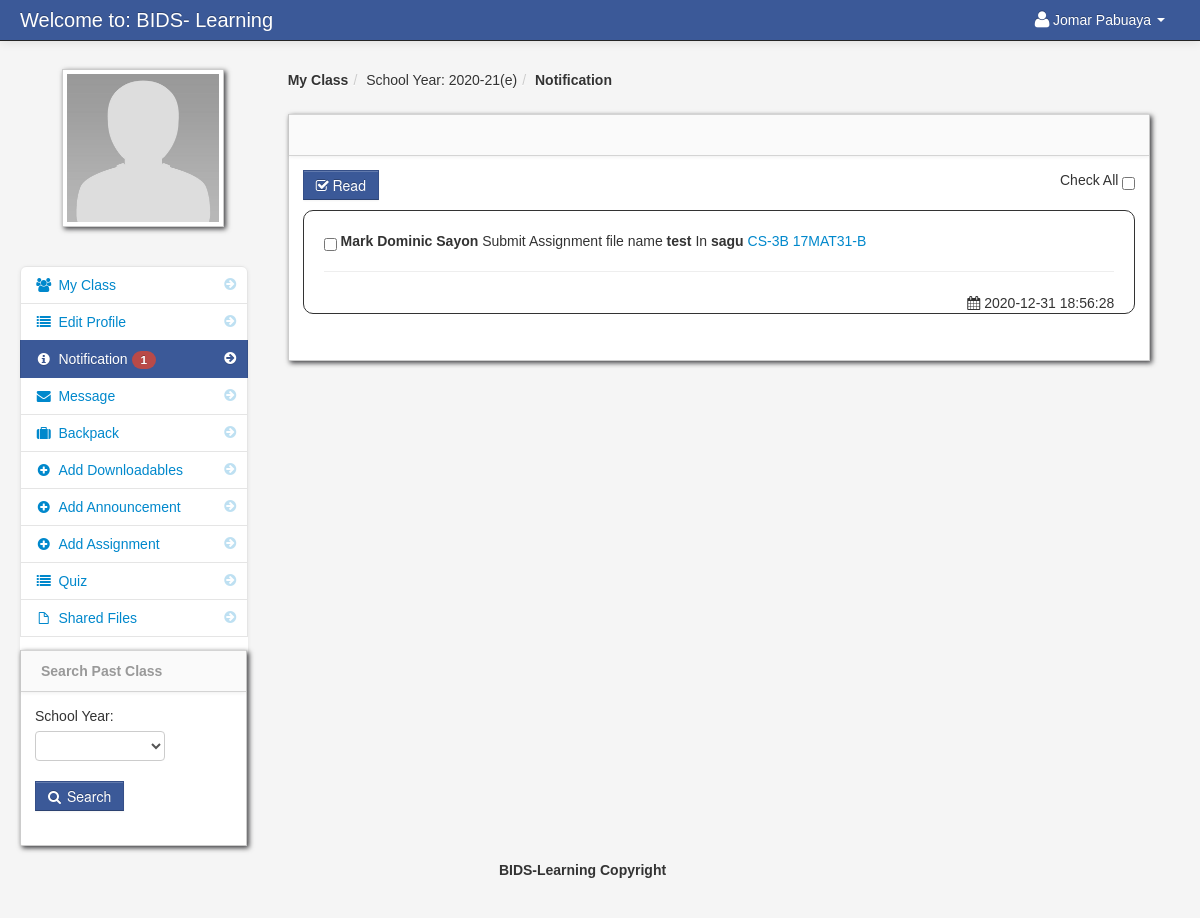
Before: /notification_teacher.php (signed in) with the older database file.
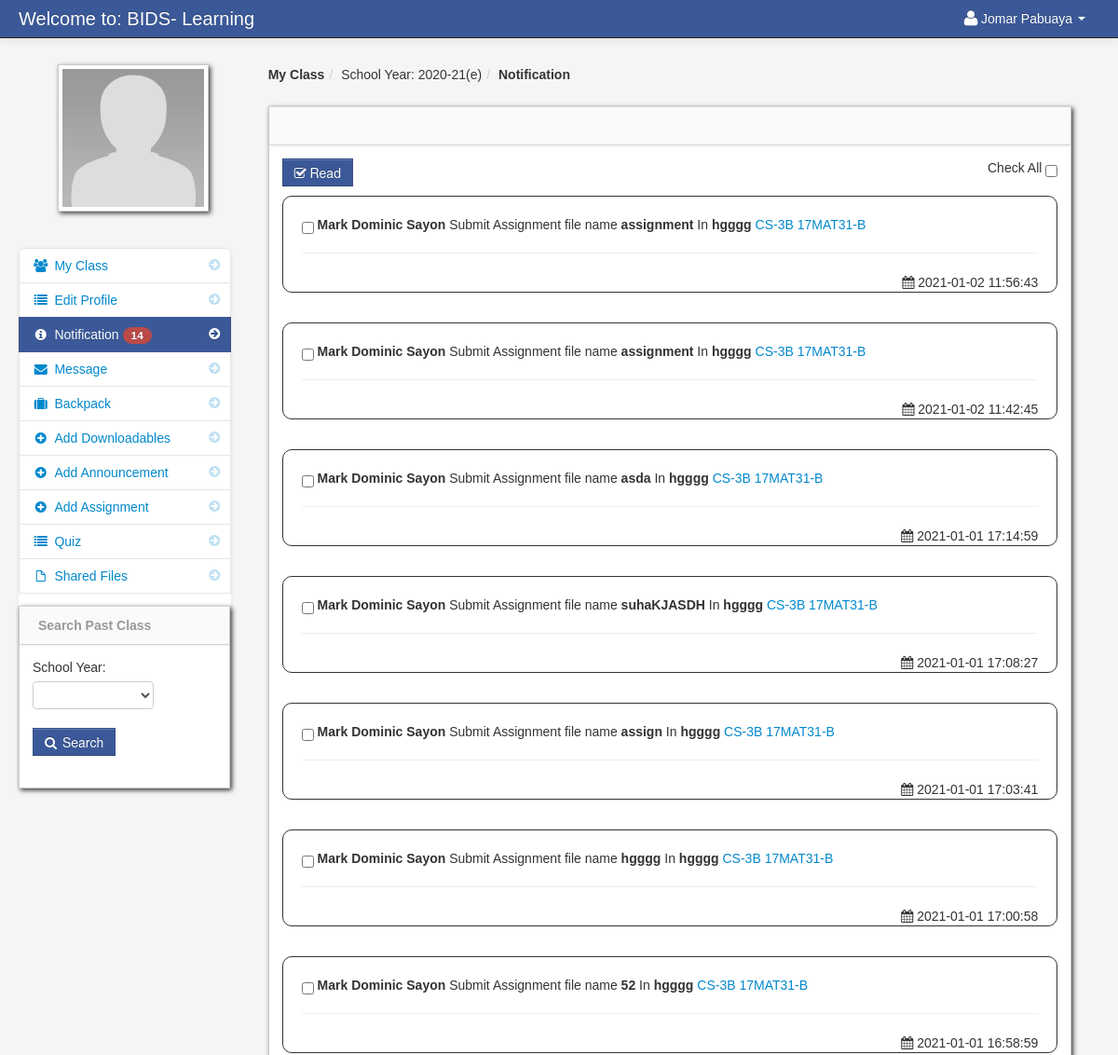
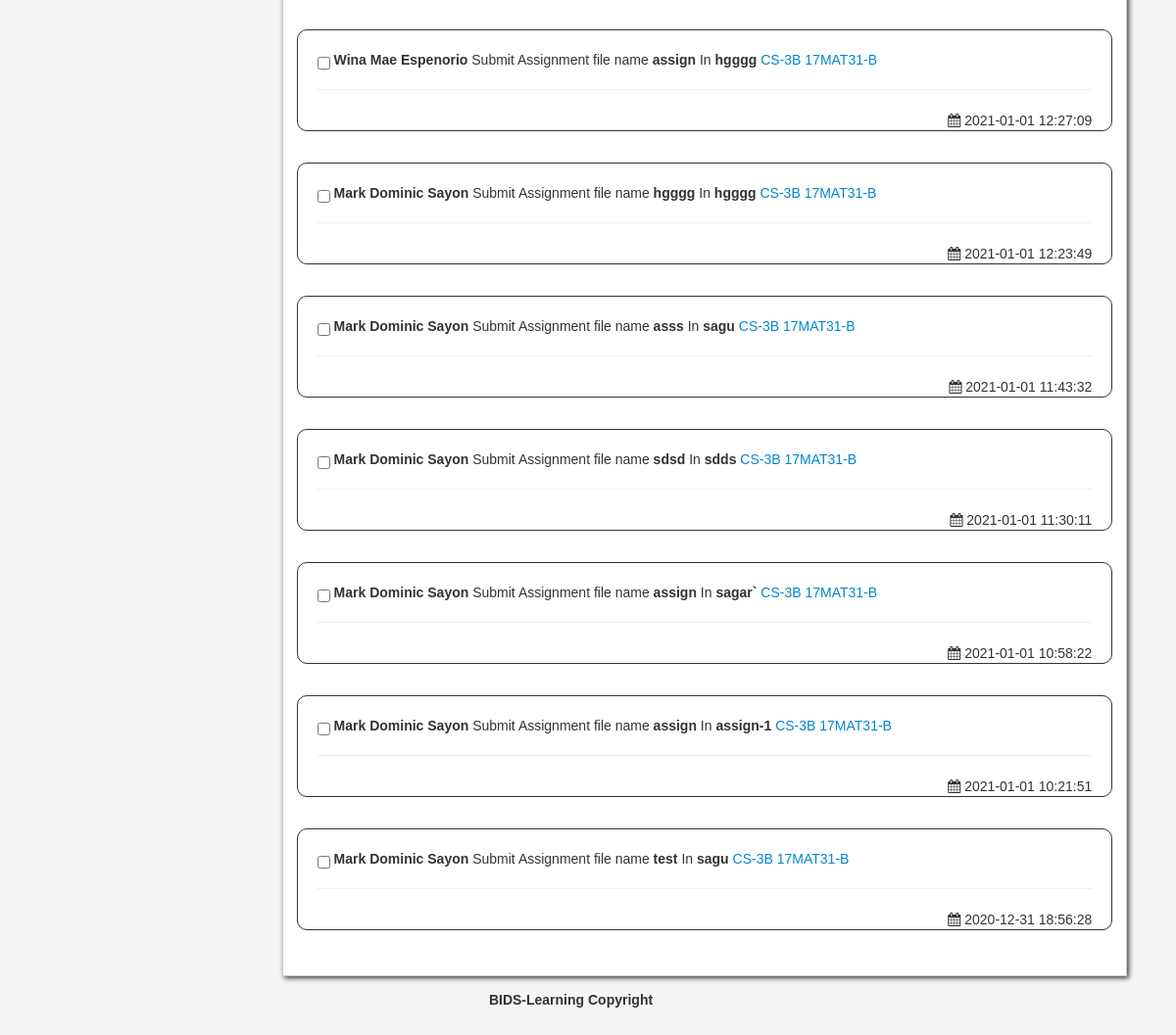
After: the same page with the newer database file (2 pictures, top to bottom).
### tables this page shows
CREATE TABLE `teacher` (
  `teacher_id` int(11) NOT NULL,
  `username` varchar(100) NOT NULL,
  `password` varchar(200) NOT NULL,
  `firstname` varchar(100) NOT NULL,
  `lastname` varchar(100) NOT NULL,
  `department_id` int(11) NOT NULL,
  `location` varchar(200) NOT NULL,
  `about` varchar(500) NOT NULL,
  `teacher_status` varchar(20) NOT NULL,
  `teacher_stat` varchar(100) NOT NULL
);

CREATE TABLE `school_year` (
  `school_year_id` int(11) NOT NULL,
  `school_year` varchar(100) NOT NULL
);

CREATE TABLE `teacher_notification` (
  `teacher_notification_id` int(11) NOT NULL,
  `teacher_class_id` int(11) NOT NULL,
  `notification` varchar(100) NOT NULL,
  `date_of_notification` varchar(100) NOT NULL,
  `link` varchar(100) NOT NULL,
  `student_id` int(11) NOT NULL,
  `assignment_id` int(11) NOT NULL
);

CREATE TABLE `student` (
  `student_id` int(11) NOT NULL,
  `firstname` varchar(100) NOT NULL,
  `lastname` varchar(100) NOT NULL,
  `dob` int(25) NOT NULL,
  `class_id` int(11) NOT NULL,
  `username` varchar(100) NOT NULL,
  `password` varchar(100) NOT NULL,
  `location` varchar(100) NOT NULL,
  `status` varchar(100) NOT NULL,
  `per_no` varchar(25) NOT NULL,
  `gua_no` varchar(25) NOT NULL
);

CREATE TABLE `assignment` (
  `assignment_id` int(11) NOT NULL,
  `floc` varchar(300) NOT NULL,
  `fdatein` varchar(100) NOT NULL,
  `fdesc` varchar(100) NOT NULL,
  `teacher_id` int(11) NOT NULL,
  `class_id` int(11) NOT NULL,
  `fname` varchar(100) NOT NULL,
  `maxmarks` varchar(215) NOT NULL
);

CREATE TABLE `class` (
  `class_id` int(11) NOT NULL,
  `class_name` varchar(100) NOT NULL,
  `did` int(20) NOT NULL
);

CREATE TABLE `subject` (
  `subject_id` int(11) NOT NULL,
  `subject_code` varchar(100) NOT NULL,
  `subject_title` varchar(100) NOT NULL,
  `category` varchar(100) NOT NULL,
  `description` longtext NOT NULL,
  `unit` int(11) NOT NULL,
  `Pre_req` varchar(100) NOT NULL,
  `semester` varchar(100) NOT NULL,
  `cid` int(20) NOT NULL
);

### session.php (called while the page is built, shortened)
<?php
$session_id=$_SESSION['id'];
?>

### teacher_count.php (called while the page is built, shortened)
<?php $query_yes = mysqli_query($conn,"select * from teacher_notification
LEFT JOIN notification_read_teacher on teacher_notification.teacher_notification_id =  notification_read_teacher.notification_id
where teacher_id = '$session_id'
")or die(mysqli_error());
$count_no = mysqli_num_rows($query_yes);
         ?>
<?php $query = mysqli_query($conn,"select * from teacher_notification
LEFT JOIN teacher_class on teacher_class.teacher_class_id = teacher_notification.teacher_class_id
LEFT JOIN student on student.student_id = teacher_notification.student_id
LEFT JOIN assignment on assignment.assignment_id = teacher_notification.assignment_id
LEFT JOIN class on teacher_class.class_id = class.class_id
LEFT JOIN subject on teacher_class.subject_id = subject.subject_id
where teacher_class.teacher_id = '$session_id'
")or die(mysqli_error());
$count = mysqli_num_rows($query);
         ?>
<?php $not_read = $count -  $count_no; ?>

### notification_teacher.php (the view, shortened to what this page needs)
<?php include('header_dashboard.php'); ?>
<?php include('session.php'); ?>
    <body>
		<?php include('navbar_teacher.php'); ?>
        <div class="container-fluid">
            <div class="row-fluid">
				<?php include('teacher_notification_sidebar.php'); ?>
                <div class="span9" id="content">
                     <div class="row-fluid">
					     <ul class="breadcrumb">
						<?php
						$school_year_query = mysqli_query($conn,"select * from school_year order by school_year DESC")or die(mysqli_error());
						$school_year_query_row = mysqli_fetch_array($school_year_query);
						?>
							<li><a href="#"><b>My Class</b></a><span class="divider">/</span></li>
							<li><a href="#">School Year: <?php echo $school_year_query_row['school_year']; ?></a><span class="divider">/</span></li>
							<li><a href="#"><b>Notification</b></a></li>
						</ul>
                        <div id="block_bg" class="block">
                            <div class="navbar navbar-inner block-header">
                            </div>
                            <div class="block-content collapse in">
                                <div class="span12">
							<div class="pull-right">
							Check All <input type="checkbox"  name="selectAll" id="checkAll" />
							</div>
  					<form id="domainTable" action="read_teacher.php" method="post">
						<?php  if($not_read == '0'){
								}else{  ?>
									<button id="delete"  class="btn btn-info" name="read"><i class="icon-check"></i> Read</button>
								<?php  }  ?>
					<?php $query = mysqli_query($conn,"select * from teacher_notification
					LEFT JOIN teacher_class on teacher_class.teacher_class_id = teacher_notification.teacher_class_id
					LEFT JOIN student on student.student_id = teacher_notification.student_id
					LEFT JOIN assignment on assignment.assignment_id = teacher_notification.assignment_id
					LEFT JOIN class on teacher_class.class_id = class.class_id
					LEFT JOIN subject on teacher_class.subject_id = subject.subject_id
					where teacher_class.teacher_id = '$session_id'  order by  teacher_notification.date_of_notification DESC
					")or die(mysqli_error());
					while($row = mysqli_fetch_array($query)){
					$assignment_id = $row['assignment_id'];
					$get_id = $row['teacher_class_id'];
					$id = $row['teacher_notification_id'];
					$query_yes_read = mysqli_query($conn,"select * from notification_read_teacher where notification_id = '$id' and teacher_id = '$session_id'")or die(mysqli_error());
					$read_row = mysqli_fetch_array($query_yes_read);
					$yes = $read_row['student_read'];
					?>
									<div class="post"  id="del<?php echo $id; ?>">
										<?php  if ($yes == 'yes'){
										}else{
										?>
										<input id=""  name="selector[]" type="checkbox" value="<?php echo $id; ?>">
										<?php  } ?>
											<strong><?php echo $row['firstname']." ".$row['lastname'];  ?></strong>
											<?php echo $row['notification']; ?> In <b><?php echo $row['fname']; ?></b>
											<a href="<?php echo $row['link']; ?><?php echo '?id='.$get_id; ?>&<?php echo 'post_id='.$assignment_id; ?>">
											<?php echo $row['class_name']; ?>
											<?php echo $row['subject_code']; ?>
											</a>
										<hr>
										<div class="pull-right">
										<i class="icon-calendar"></i>&nbsp;<?php echo $row['date_of_notification']; ?>
										</div>
											</div>
					<?php
					}
					?>
					</form>
                                </div>
                            </div>
                        </div>
                    </div>
                </div>
            </div>
		<?php include('footer.php'); ?>
        </div>
		<?php include('script.php'); ?>
    </body>
</html>

### header_dashboard.php (shortened to what this page needs)
<!DOCTYPE html>
<html class="no-js">
    <head>
        <link href="admin/bootstrap/css/bootstrap.min.css" rel="stylesheet" media="screen">
        <link href="admin/bootstrap/css/bootstrap-responsive.min.css" rel="stylesheet" media="screen">
        <link href="admin/bootstrap/css/font-awesome.css" rel="stylesheet" media="screen">
        <link href="admin/bootstrap/css/my_style.css" rel="stylesheet" media="screen">
        <link href="admin/bootstrap/css/print.css" rel="stylesheet" media="print">
        <link href="admin/vendors/easypiechart/jquery.easy-pie-chart.css" rel="stylesheet" media="screen">
        <link href="admin/assets/styles.css" rel="stylesheet" media="screen">
		<link href="admin/vendors/fullcalendar/fullcalendar.css" rel="stylesheet" media="screen">
		<link href="admin/assets/DT_bootstrap.css" rel="stylesheet" media="screen">
		<link href="admin/vendors/jGrowl/jquery.jgrowl.css" rel="stylesheet" media="screen">
		<link rel="stylesheet" type="text/css" href="admin/vendors/bootstrap-wysihtml5/src/bootstrap-wysihtml5.css"></link>
		<link href="admin/vendors/jGrowl/jquery.jgrowl.css" rel="stylesheet" media="screen">
    </head>

### navbar_teacher.php (shortened to what this page needs)
	<div class="navbar navbar-fixed-top navbar-inverse">
           <div class="navbar-inner">
               <div class="container-fluid">
                   <a class="brand" href="#">Welcome to: BIDS- Learning</a>
							<div class="nav-collapse collapse">
								<ul class="nav pull-right">
												<?php $query= mysqli_query($conn,"select * from teacher where teacher_id = '$session_id'")or die(mysqli_error());
														$row = mysqli_fetch_array($query);
												?>
												<li class="dropdown">
													<a href="#" role="button" class="dropdown-toggle" data-toggle="dropdown"> <i class="icon-user icon-large"></i><?php echo $row['firstname']." ".$row['lastname'];  ?> <i class="caret"></i></a>
												</li>
								</ul>
							</div>
               </div>
           </div>
</div>

### teacher_notification_sidebar.php
<div class="span3" id="sidebar">
	<img id="avatar" class="img-polaroid" src="admin/<?php echo $row['location']; ?>">
	<?php include('teacher_count.php'); ?>
	<ul class="nav nav-list bs-docs-sidenav nav-collapse collapse">
		<li class=""><a href="dasboard_teacher.php"><i class="icon-chevron-right"></i><i class="icon-group"></i>&nbsp;My Class</a></li>
		<li class=""><a href="teacherinfo.php"><i class="icon-chevron-right"></i><i class="icon-list"></i>&nbsp;Edit Profile</a></li>
		<li class="active"><a href="notification_teacher.php"><i class="icon-chevron-right"></i><i class="icon-info-sign"></i>&nbsp;Notification
			<?php if($not_read == '0'){
				}else{ ?>
					<span class="badge badge-important"><?php echo $not_read; ?></span>
				<?php } ?>
		</a></li>
		<li class=""><a href="teacher_message.php"><i class="icon-chevron-right"></i><i class="icon-envelope-alt"></i>&nbsp;Message</a></li>
		<li class=""><a href="teacher_backack.php"><i class="icon-chevron-right"></i><i class="icon-suitcase"></i>&nbsp;Backpack</a></li>
		<li class=""><a href="add_downloadable.php"><i class="icon-chevron-right"></i><i class="icon-plus-sign"></i>&nbsp;Add Downloadables</a></li>
		<li class=""><a href="add_announcement.php"><i class="icon-chevron-right"></i><i class="icon-plus-sign"></i>&nbsp;Add Announcement</a></li>
		<li class=""><a href="add_assignment.php"><i class="icon-chevron-right"></i><i class="icon-plus-sign"></i>&nbsp;Add Assignment</a></li>
		<li class=""><a href="teacher_quiz.php"><i class="icon-chevron-right"></i><i class="icon-list"></i>&nbsp;Quiz</a></li>
		<li class=""><a href="teacher_share.php"><i class="icon-chevron-right"></i><i class="icon-file"></i>&nbsp;Shared Files</a></li>
	<?php include('search_other_class.php'); ?>
</div>

### search_other_class.php
                <div class="block" id="search_class">
                    <div class="navbar navbar-inner block-header">
                        <div id="" class="muted pull-left"><strong>Search Past Class</strong></div>
                    </div>
                    <div class="block-content collapse in">
                        <div class="span12">
<form method="post" action="search_class.php">
		<div class="control-group">
			<label>School Year:</label>
                                  <div class="controls">
                                    <select name="school_year"  class="span8" required>
                                     	<option></option>
			<?php
			$query = mysqli_query($conn,"select * from school_year order by school_year DESC");
			while($row = mysqli_fetch_array($query)){
			?>
			<option><?php echo $row['school_year']; ?></option>
			<?php } ?>
                                    </select>
                                  </div>
                                </div>
			<div class="control-group">
                                  <div class="controls">
				<button name="search" class="btn btn-info"><i class="icon-search"></i> Search</button>
                                  </div>
                                </div>
                        </form>
</div>
                    </div>
                </div>

### footer.php
<center>
		<footer>
		<p>BIDS-Learning Copyright </p>
		</footer>
</center>

### script.php (shortened to what this page needs)
	<link href="admin/vendors/datepicker.css" rel="stylesheet" media="screen">
	<link href="admin/vendors/uniform.default.css" rel="stylesheet" media="screen">
	<link href="admin/vendors/chosen.min.css" rel="stylesheet" media="screen">
<link rel="stylesheet" type="text/css" href="admin/assets//style.css" />
	<link href="admin/vendors/datepicker.css" rel="stylesheet" media="screen">

### admin/assets/styles.css (style rules this page uses)
body { padding-top: 60px; padding-bottom: 40px; background-color: #f5f5f5; }
#content { margin-left:0px; }
.breadcrumb { margin: 0 0 0px; padding: 10px 0px; background-color: transparent; }
.block { background: url("../images/pixel-60fff.png") repeat scroll 0 0 rgba(0, 0, 0, 0) !important; border: 1px solid #ccc; background: white; margin: 1em 0em; border-top: none; -webkit-box-shadow: 2px 2px 5px rgba(0, 0, 6, 0.75); -moz-box-shadow: 2px 2px 5px rgba(0, 0, 6, 0.75); box-shadow: 2px 2px 5px rgba(0, 0, 6, 0.75); }
.block-content { margin: 1em; min-height: .25em; }
.block-header { margin-bottom: 0px; border-right: none; border-left: none; -webkit-border-radius: 0px; -moz-border-radius: 0px; border-radius: 0px; }
.block-header div { padding-top: 10px; }
.bs-docs-sidenav { max-width: 228px; margin: 30px 0 0; padding: 0; background-color: #fff; -webkit-border-radius: 6px; -moz-border-radius: 6px; border-radius: 6px; -webkit-box-shadow: 0 1px 4px rgba(0,0,0,.065); -moz-box-shadow: 0 1px 4px rgba(0,0,0,.065); box-shadow: 0 1px 4px rgba(0,0,0,.065); }
.bs-docs-sidenav > li > a { display: block; width: 190px \9; margin: 0 0 -1px; padding: 8px 14px; border: 1px solid #e5e5e5; }
.bs-docs-sidenav > li:first-child > a { -webkit-border-radius: 6px 6px 0 0; -moz-border-radius: 6px 6px 0 0; border-radius: 6px 6px 0 0; }
.bs-docs-sidenav > .active > a { position: relative; z-index: 2; padding: 9px 15px; border: 0; text-shadow: 0 1px 0 rgba(0,0,0,.15); -webkit-box-shadow: inset 1px 0 0 rgba(0,0,0,.1), inset -1px 0 0 rgba(0,0,0,.1); -moz-box-shadow: inset 1px 0 0 rgba(0,0,0,.1), inset -1px 0 0 rgba(0,0,0,.1); box-shadow: inset 1px 0 0 rgba(0,0,0,.1), inset -1px 0 0 rgba(0,0,0,.1); }
.bs-docs-sidenav .icon-chevron-right { float: right; margin-top: 2px; margin-right: -6px; opacity: .25; }
.bs-docs-sidenav .active .icon-chevron-right, .bs-docs-sidenav .active a:hover .icon-chevron-right { opacity: 1; }

Changed rows visible on the page:
added teacher_notification: student.firstname "Mark Dominic", student.lastname "Sayon", notification "Submit Assignment file name assignment", assignment.fname "hgggg", class.class_name "CS-3B", subject.subject_code "17MAT31-B", date_of_notification "2021-01-02 11:56:43"
added teacher_notification: student.firstname "Mark Dominic", student.lastname "Sayon", notification "Submit Assignment file name assignment", assignment.fname "hgggg", class.class_name "CS-3B", subject.subject_code "17MAT31-B", date_of_notification "2021-01-02 11:42:45"
added teacher_notification: student.firstname "Mark Dominic", student.lastname "Sayon", notification "Submit Assignment file name asda", assignment.fname "hgggg", class.class_name "CS-3B", subject.subject_code "17MAT31-B", date_of_notification "2021-01-01 17:14:59"
added teacher_notification: student.firstname "Mark Dominic", student.lastname "Sayon", notification "Submit Assignment file name suhaKJASDH", assignment.fname "hgggg", class.class_name "CS-3B", subject.subject_code "17MAT31-B", date_of_notification "2021-01-01 17:08:27"
added teacher_notification: student.firstname "Mark Dominic", student.lastname "Sayon", notification "Submit Assignment file name assign", assignment.fname "hgggg", class.class_name "CS-3B", subject.subject_code "17MAT31-B", date_of_notification "2021-01-01 17:03:41"
added teacher_notification: student.firstname "Mark Dominic", student.lastname "Sayon", notification "Submit Assignment file name hgggg", assignment.fname "hgggg", class.class_name "CS-3B", subject.subject_code "17MAT31-B", date_of_notification "2021-01-01 17:00:58"
added teacher_notification: student.firstname "Mark Dominic", student.lastname "Sayon", notification "Submit Assignment file name 52", assignment.fname "hgggg", class.class_name "CS-3B", subject.subject_code "17MAT31-B", date_of_notification "2021-01-01 16:58:59"
added teacher_notification: student.firstname "Wina Mae", student.lastname "Espenorio", notification "Submit Assignment file name assign", assignment.fname "hgggg", class.class_name "CS-3B", subject.subject_code "17MAT31-B", date_of_notification "2021-01-01 12:27:09"
added teacher_notification: student.firstname "Mark Dominic", student.lastname "Sayon", notification "Submit Assignment file name hgggg", assignment.fname "hgggg", class.class_name "CS-3B", subject.subject_code "17MAT31-B", date_of_notification "2021-01-01 12:23:49"
added teacher_notification: student.firstname "Mark Dominic", student.lastname "Sayon", notification "Submit Assignment file name asss", assignment.fname "sagu", class.class_name "CS-3B", subject.subject_code "17MAT31-B", date_of_notification "2021-01-01 11:43:32"
added teacher_notification: student.firstname "Mark Dominic", student.lastname "Sayon", notification "Submit Assignment file name sdsd", assignment.fname "sdds", class.class_name "CS-3B", subject.subject_code "17MAT31-B", date_of_notification "2021-01-01 11:30:11"
added teacher_notification: student.firstname "Mark Dominic", student.lastname "Sayon", notification "Submit Assignment file name assign", assignment.fname "sagar`", class.class_name "CS-3B", subject.subject_code "17MAT31-B", date_of_notification "2021-01-01 10:58:22"
added teacher_notification: student.firstname "Mark Dominic", student.lastname "Sayon", notification "Submit Assignment file name assign", assignment.fname "assign-1", class.class_name "CS-3B", subject.subject_code "17MAT31-B", date_of_notification "2021-01-01 10:21:51"
Other visible differences:
$not_read: "1" → "14"
